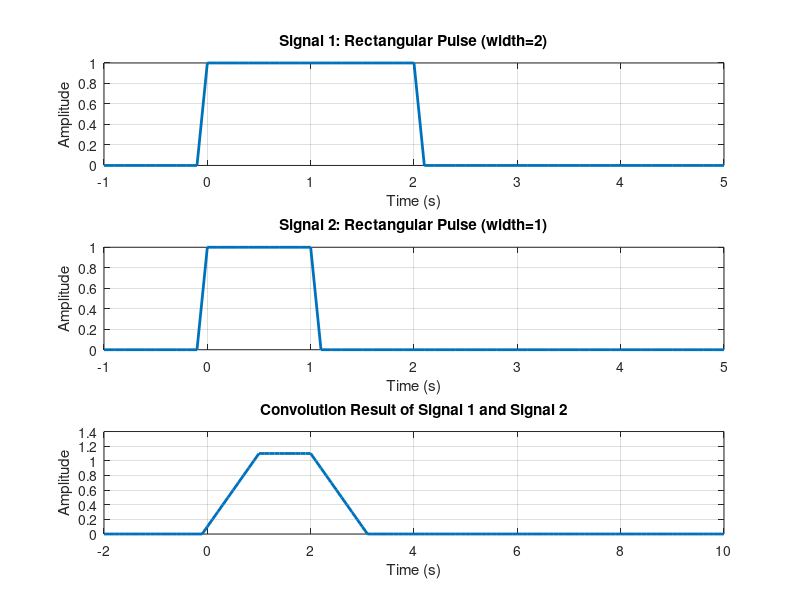

MATLAB code for this plot:
% Practical 07 – Convolution of Continuous-Time Signals
clc;
clear all;
close all;

% Time resolution
T = 0.1;
t = -1:T:5;

% Define two square pulses
% Signal 1: width 2, height 1, from t=0 to t=2
x = zeros(size(t));
x(t >= 0 & t <= 2) = 1;

% Signal 2: width 1, height 1, from t=0 to t=1
h = zeros(size(t));
h(t >= 0 & t <= 1) = 1;

% Plot signal 1
subplot(3,1,1);
plot(t, x, 'LineWidth', 2);
title('Signal 1: Rectangular Pulse (width=2)');
xlabel('Time (s)');
ylabel('Amplitude');
grid on;

% Plot signal 2
subplot(3,1,2);
plot(t, h, 'LineWidth', 2);
title('Signal 2: Rectangular Pulse (width=1)');
xlabel('Time (s)');
ylabel('Amplitude');
grid on;

% Perform convolution
y = conv(x, h) * T;

% New time vector for convolution result
t_conv = (min(t) + min(t)) : T : (max(t) + max(t));

% Plot convolution result
subplot(3,1,3);
plot(t_conv, y, 'LineWidth', 2);
title('Convolution Result of Signal 1 and Signal 2');
xlabel('Time (s)');
ylabel('Amplitude');
grid on;

% Save plot
saveas(gcf, 'output_convolution_cts.png');
